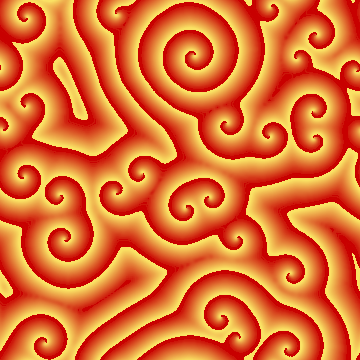
#> input picture experiments/images/img1.png, 360 x 360 px, given in place of the camera
$ python ttt.py
#> lines starting #> are read from the running program, lines starting #| are printed output that depends on the picture
import cv2
import numpy as np


# Extract area of interest based on the tracking_paths
# In case there is none, entire frame is used
def calculate_region_of_interest(frame, tracking_paths):
    mask = np.zeros_like(frame)
    mask[:] = 255
    for x, y in [np.int32(tp[-1]) for tp in tracking_paths]:
        cv2.circle(mask, (x, y), 6, 0, -1)
    return mask


def add_tracking_paths(frame, tracking_paths):
    mask = calculate_region_of_interest(frame, tracking_paths)

    # Extract good features to track. You can learn more
    # about the parameters here: http://goo.gl/BI2Kml
    feature_points = cv2.goodFeaturesToTrack(frame, mask=mask, maxCorners=500, \
                                             qualityLevel=0.3, minDistance=7, blockSize=7)

    if feature_points is not None:
        for x, y in np.float32(feature_points).reshape(-1, 2):
            tracking_paths.append([(x, y)])


def compute_feature_points(tracking_paths, prev_img, current_img):
    feature_points = [tp[-1] for tp in tracking_paths]
    # Vector of 2D points for which the flow needs to be found
    feature_points_0 = np.float32(feature_points).reshape(-1, 1, 2)

    feature_points_1, status_1, err_1 = cv2.calcOpticalFlowPyrLK(prev_img, current_img, \
                                                                 feature_points_0, None, **tracking_params)
    feature_points_0_rev, status_2, err_2 = cv2.calcOpticalFlowPyrLK(current_img, prev_img, \
                                                                     feature_points_1, None, **tracking_params)

    # Compute the difference of the feature points
    diff_feature_points = abs(feature_points_0 - feature_points_0_rev).reshape(-1, 2).max(-1)

    # threshold and keep only the good points
    good_points = diff_feature_points < 1
    return feature_points_1.reshape(-1, 2), good_points


def start_tracking(cap, scaling_factor, num_frames_to_track, num_frames_jump, tracking_params):
#> called with scaling_factor = 0.5, num_frames_to_track = 5, num_frames_jump = 2
    tracking_paths = []
    frame_index = 0

    # Iterate until the user presses the ESC key
    while True:
        # read the input frame
        ret, frame = cap.read()
#> frame is the input picture: shape (360, 360, 3); mean B, G, R 48.4, 109.5, 224

        # downsample the input frame
        frame = cv2.resize(frame, None, fx=scaling_factor, fy=scaling_factor, interpolation=cv2.INTER_AREA)
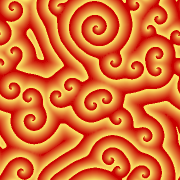
#> frame: shape (180, 180, 3); mean B, G, R 48.6, 109.6, 224.2

        frame_gray = cv2.cvtColor(frame, cv2.COLOR_BGR2GRAY)
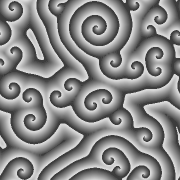
#> frame_gray: shape (180, 180); min 60, max 218, mean 136.9
        output_img = frame.copy()

        if len(tracking_paths) > 0:
            prev_img, current_img = prev_gray, frame_gray
            # Compute feature points using optical flow. You can
            # refer to the documentation to learn more about the
            # parameters here: http://goo.gl/t6P4SE
            feature_points, good_points = compute_feature_points(tracking_paths, prev_img, current_img)

            new_tracking_paths = []
            for tp, (x, y), good_points_flag in \
                    zip(tracking_paths, feature_points, good_points):
                if not good_points_flag: continue

                tp.append((x, y))

                # Using the queue structure i.e. first in, first out
                if len(tp) > num_frames_to_track: del tp[0]

                new_tracking_paths.append(tp)

                # draw green circles on top of the output image
                cv2.circle(output_img, (x, y), 3, (0, 255, 0), -1)

            tracking_paths = new_tracking_paths

            # draw green lines on top of the output image
            point_paths = [np.int32(tp) for tp in tracking_paths]
            cv2.polylines(output_img, point_paths, False, (0, 150, 0))

            # 'if' condition to skip every 'n'th frame
        if not frame_index % num_frames_jump:
            add_tracking_paths(frame_gray, tracking_paths)
#> in add_tracking_paths, `mask = calculate_region_of_interest(frame, tracking_paths)`: mask: shape (180, 180); every value is 255
#> in add_tracking_paths, `feature_points = cv2.goodFeaturesToTrack(frame, mask=mask, maxCorners=..`: feature_points = 56 rows, first 8: [132, 12], [175, 76], [18, 67], [3, 146], [146, 107], [41, 57], [177, 55], [167, 36]
#> the loop in add_tracking_paths, `for x, y in np.float32(feature_points).reshape(-1, 2):` made 56 passes
#> (x, y) on passes 1 to 12: (132, 12), (175, 76), (18, 67), (3, 146), (146, 107), (41, 57), (177, 55), (167, 36), (136, 125), (29, 29), (81, 136), (11, 85)
#> after the loop in add_tracking_paths, `for x, y in np.float32(feature_points).reshape(-1, 2):`: tracking_paths = 56 items

        frame_index += 1
        prev_gray = frame_gray

        cv2.imshow('Optical Flow', output_img)

        # Check if the user pressed the ESC key
        c = cv2.waitKey(1)
#> (key Esc is pressed here)
        if c == 27:
            break


if __name__ == '__main__':
    # Capture the input frame
    cap = cv2.VideoCapture(0)

    # Downsampling factor for the image
    scaling_factor = 0.5

    # Number of frames to keep in the buffer when you
    # are tracking. If you increase this number,
    # feature points will have more "inertia"
    num_frames_to_track = 5

    # Skip every 'n' frames. This is just to increase the speed.
    num_frames_jump = 2

    # 'winSize' refers to the size of each patch. These patches
    # are the smallest blocks on which we operate and track
    # the feature points. You can read more about the parameters
    # here: http://goo.gl/ulwqLk
    tracking_params = dict(winSize=(11, 11), maxLevel=2, \
                           criteria=(cv2.TERM_CRITERIA_EPS | cv2.TERM_CRITERIA_COUNT, 10, 0.03))

    start_tracking(cap, scaling_factor, num_frames_to_track, \
                   num_frames_jump, tracking_params)
    cv2.destroyAllWindows()

$ run again, on experiments/images/img2.png
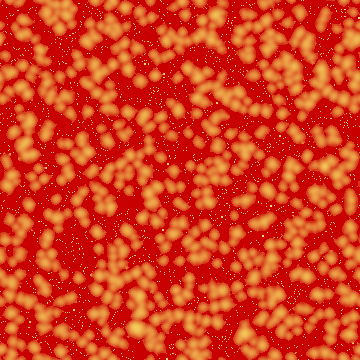
#> input picture experiments/images/img2.png, 360 x 360 px, given in place of the camera
#> in start_tracking, frame is the input picture: shape (360, 360, 3); mean B, G, R 26.8, 60.8, 213.3
#> in start_tracking, `frame = cv2.resize(frame, None, fx=scaling_factor, fy=scaling_factor, ..`:
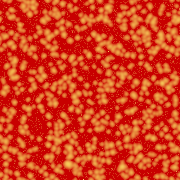
#> frame: shape (180, 180, 3); mean B, G, R 26.9, 60.9, 213.4
#> in start_tracking, `frame_gray = cv2.cvtColor(frame, cv2.COLOR_BGR2GRAY)`:
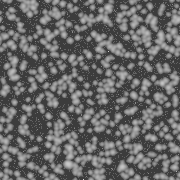
#> frame_gray: shape (180, 180); min 60, max 218, mean 102.7
#> mask: shape (180, 180); every value is 255
#> feature_points = 283 rows, first 8: [141, 56], [77, 37], [154, 78], [170, 104], [133, 28], [14, 102], [43, 55], [48, 116]
#> the loop in add_tracking_paths, `for x, y in np.float32(feature_points).reshape(-1, 2):` made 283 passes
#> after the loop in add_tracking_paths, `for x, y in np.float32(feature_points).reshape(-1, 2):`: tracking_paths = 283 items

$ run again, on experiments/images/img3.png
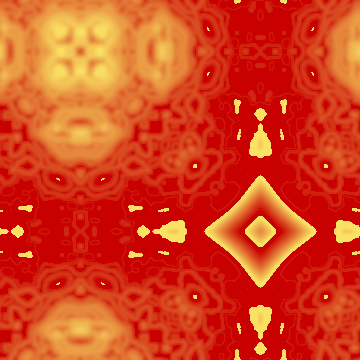
#> input picture experiments/images/img3.png, 360 x 360 px, given in place of the camera
#> in start_tracking, frame is the input picture: shape (360, 360, 3); mean B, G, R 29.4, 66.5, 214.5
#> in start_tracking, `frame = cv2.resize(frame, None, fx=scaling_factor, fy=scaling_factor, ..`:
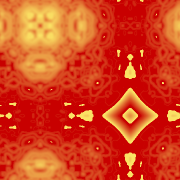
#> frame: shape (180, 180, 3); mean B, G, R 29.5, 66.6, 214.6
#> in start_tracking, `frame_gray = cv2.cvtColor(frame, cv2.COLOR_BGR2GRAY)`:
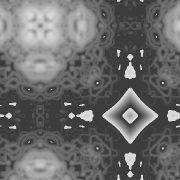
#> frame_gray: shape (180, 180); min 60, max 218, mean 106.6
#> mask: shape (180, 180); every value is 255
#> feature_points = 23 rows, first 8: [71, 115], [130, 174], [8, 115], [130, 57], [170, 118], [127, 75], [130, 90], [155, 115]
#> the loop in add_tracking_paths, `for x, y in np.float32(feature_points).reshape(-1, 2):` made 23 passes
#> after the loop in add_tracking_paths, `for x, y in np.float32(feature_points).reshape(-1, 2):`: tracking_paths = 23 items
